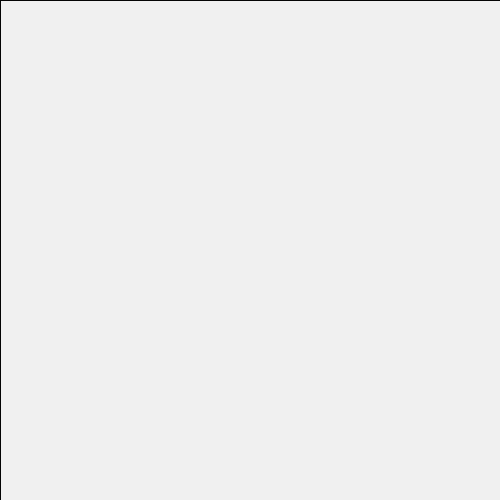
Frame 1 (no input)
Frame 60 (the mouse pressed at the canvas centre just before this capture): identical to frame 1, image omitted
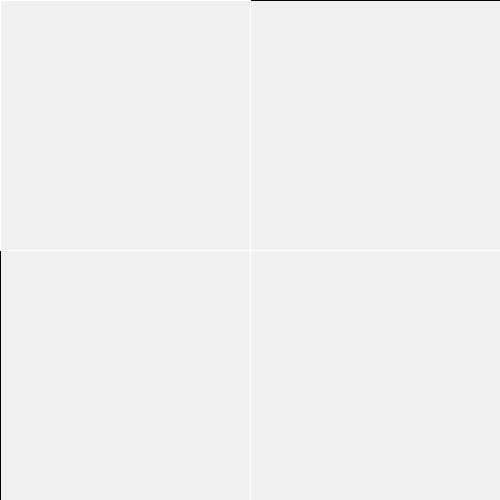
Frame 120 (the mouse held since frame 60 and released just before this capture)

The Processing sketch that drew these frames (run headless with seeded random() and noise(); from frame 60 on, the mouse is pressed at the canvas centre):

// Processing sketch: processing_42485
// ── processing_42485.pde

void setup() { 
  size(500, 500);
  background(0, 0, 0);
  smooth();
  }
  void draw() {
   
   //background(0);
   noStroke();
   fill(200, 50);
        
  if(mousePressed){
      stroke(255);
      
   }else{
   
      stroke(4); 
  }
    
  fill( 240, 240, 240);
  rect (mouseX, mouseY, 500, 500);
  rect (0, 0, mouseX, mouseY);
  }
 
